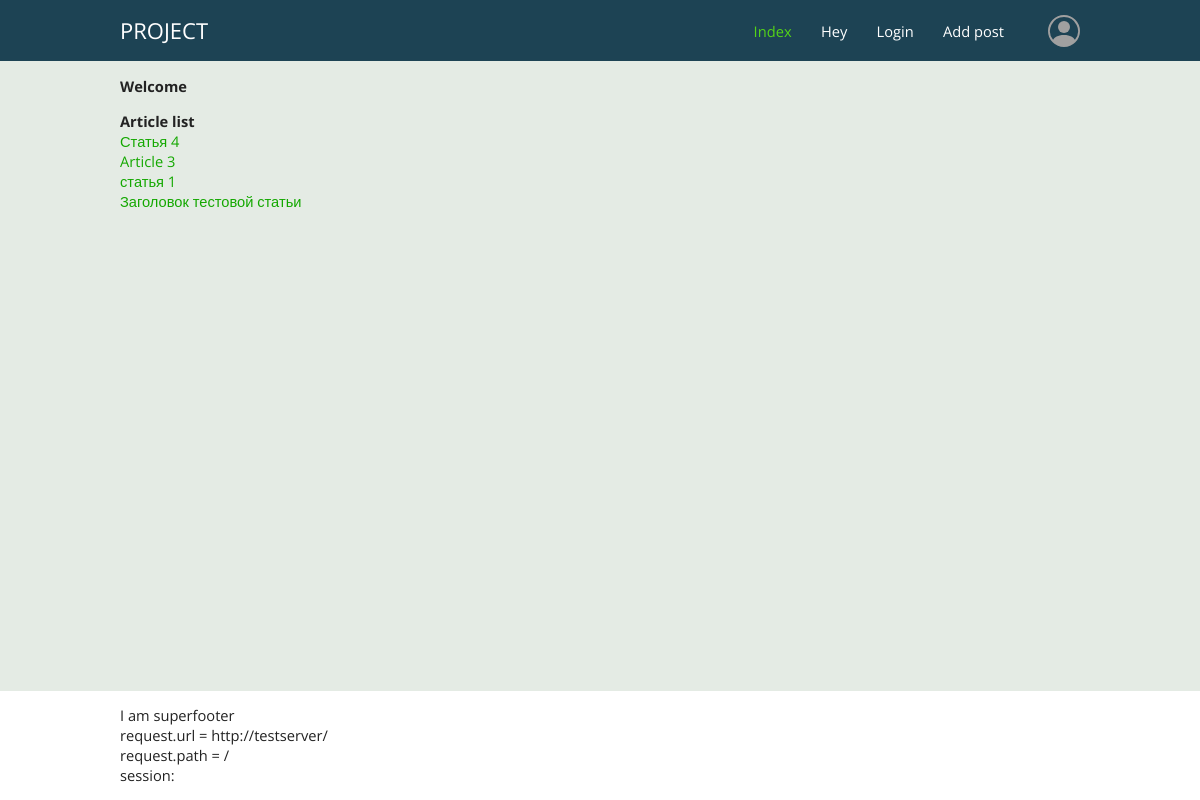
Before: / with the older database file.
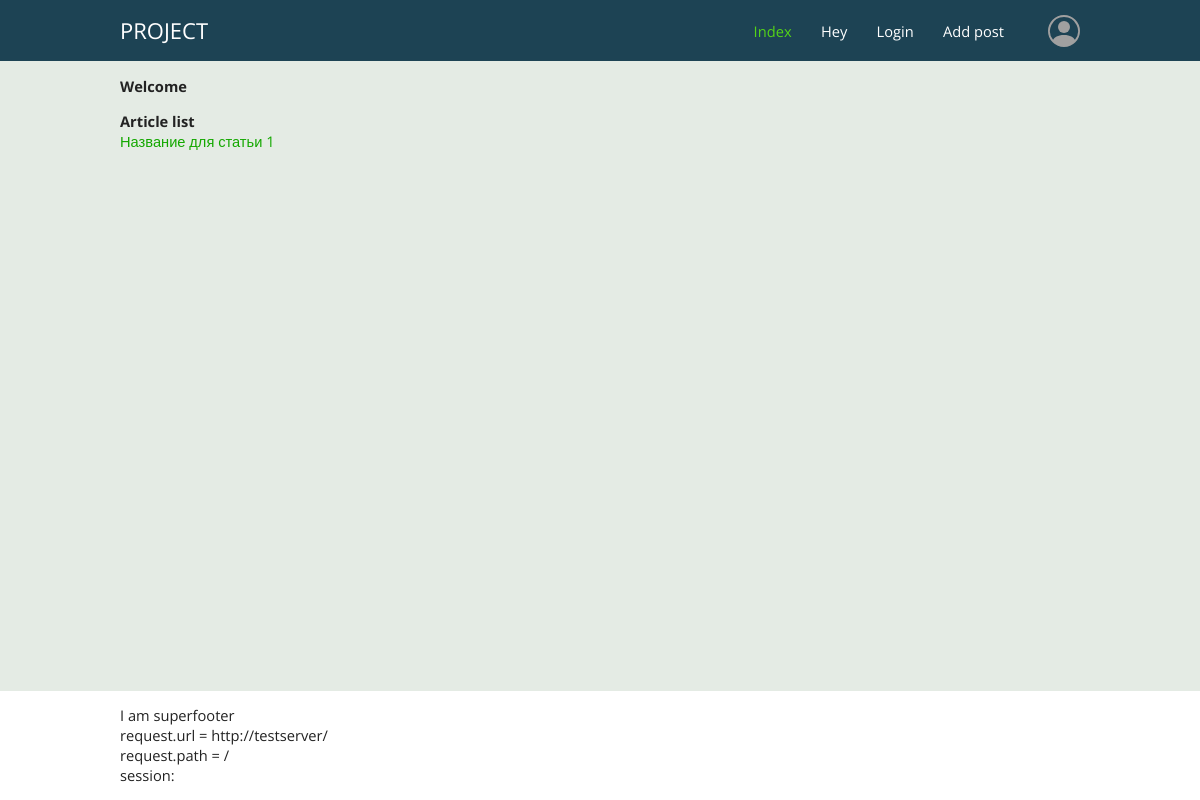
After: the same page with the newer database file.
### tables this page shows
CREATE TABLE mainmenu (
    id integer PRIMARY KEY AUTOINCREMENT,
    title test NOT NULL,
    url text NOT NULL
);

CREATE TABLE posts (
    id integer PRIMARY KEY AUTOINCREMENT,
    title text NOT NULL,
    text text NOT NULL,
    url text NOT NULL,
    time integer NOT NULL
);

### app.py (the view)
@app.route("/")
def index():  # put application's code here
    print(url_for("index"))
    article_list = dbase().showPostList()
    return render_template("index.html", article_list=article_list)

### FDataBase.py (called while the page is built)
    def getmenu(self):
        try:
            self.__cur.execute('SELECT * FROM mainmenu')
            res = self.__cur.fetchall()
            if res:
                return res
        except sqlite3.Error as e:
            print('DB read error'+str(e))
        return []

    def showPostList(self):
        try:
            self.__cur.execute('SELECT id, title FROM posts ORDER BY time DESC ')
            res = self.__cur.fetchall()
            if res:
                return res
        except sqlite3.Error as e:
            print('DB read error'+str(e))
        return []

### app.py (called while the page is built)
def connect_db():
    conn = sqlite3.connect(app.config['DATABASE'])
    conn.row_factory = sqlite3.Row
    return conn

def get_db():
    if not hasattr(g, 'link_db'):
        g.link_db = connect_db()
    return g.link_db

def dbase():
    db = get_db()
    dbase = FDataBase(db)
    return dbase

@app.context_processor
def main_menu():
    return dict(
        dbase=dbase(),
        menu=dbase().getmenu(),
        path=request.url
    )

### templates/index.html
{% extends 'main.html' %}
{% block content %}
    <h2>Article list</h2>
    {% for article in article_list %}
        <p><a href=" {{ url_for('showPost', post_id=article.id) }}">{{ article.title }}</a></p>
    {% endfor %}
{% endblock %}

### templates/main.html (shortened to what this page needs)
<!DOCTYPE html>
<html lang="en">
<head>
    <link type="text/css" href="{{ url_for('static', filename='css/styles.css') }}" rel="stylesheet">
</head>
<body>
    {% include 'header.html' %}
    <main>
        <div class="wrapper">
            {% block H1 %}
                {% if title %}
                    <h1> {{ title }} </h1>
                {% else %}
                    <h1> Welcome </h1>
                {% endif %}
            {% endblock %}
            {% block content %}{% endblock %}
        </div>
    </main>
    <footer>
        <div class="wrapper">
            {% include 'footer.html' %}
        </div>
    </footer>
</body>

### templates/header.html (shortened to what this page needs)
<header>
    <div class="wrapper">
        <div class="logo">
            <a href="/">PROJECT</a>
        </div>
        {% block mainmenu %}
            <ul class="menu">
                {% for menu_item in menu %}
                <li>
                    <a href=" {{ menu_item.url }} "
                        {% if menu_item.url == request.path %}
                            class="active"
                        {% endif %}
                    > {{ menu_item.title }} </a>
                </li>
                {% endfor %}
            </ul>
        {% endblock %}
        <div class="avatar">
            <a href="#">
            </a>
        </div>
    </div>
</header>

### templates/footer.html
<div>
    <p>I am superfooter</p>
    <p> request.url = {{ path }} </p>
    <p>request.path = {{ request.path }} </p>
    <p>session: {{ sessoin }}</p>
</div>

### static/css/styles.css (style rules this page uses)
* { margin: 0; padding: 0; box-sizing: border-box; text-decoration: none; font-size: 11pt; font-family: 'Open Sans', sans-serif; color: rgb(34, 34, 34); }
html, body { display: flex; flex-direction: column; height: 100%; background: #e4ebe4; }
a { color: #14a800; }
header { display: flex; background: #1d4354; }
main { flex: 1 1 auto; height: 100%; }
footer { background: #fff; }
.wrapper { width: 80%; margin: 1em auto; display: flex; }
main .wrapper { flex-direction: column; min-height: 100%; }
main .wrapper h1 { display: block; margin-bottom: 1em; }
.menu { display: flex; list-style-type: none; margin-left: auto; }
.menu li { margin: auto 1em; display: block; }
.menu li a { color: #fff; }
.menu li a:hover, .menu li .active { color: #54d318; }
.logo a { color: #fff; font-size: 1.5em; }
.avatar { margin-left: 1em; display: flex; }
.avatar a { margin: auto 0 auto 1em; }
.avatar svg { display: block; }

Changed rows visible on the page:
removed posts: title "Статья 4"
removed posts: title "Article 3"
removed posts: title "статья 1"
removed posts: title "Заголовок тестовой статьи"
added posts: title "Название для статьи 1"
